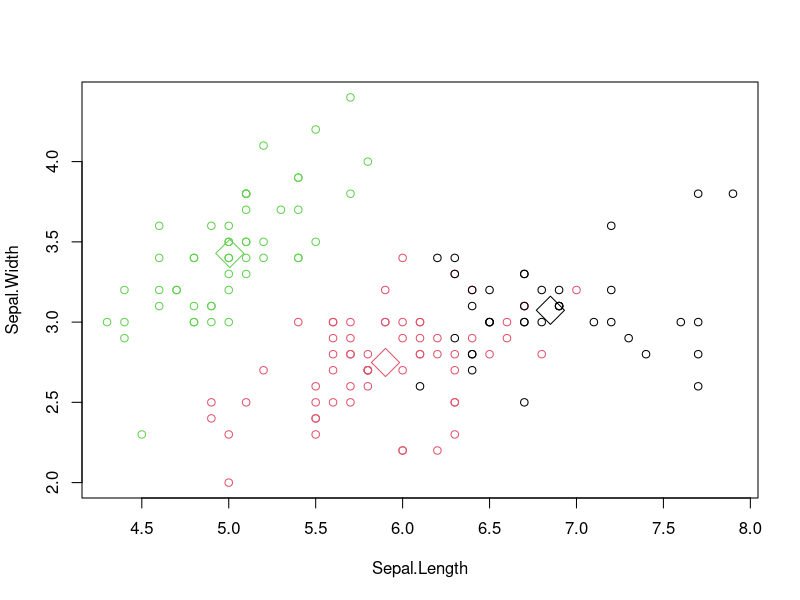

Write R code to recreate this figure. (Note: this script raises an error after producing the figure.)
## ---- chunk 1
library(cluster)
setwd(getwd())
## ---- chunk 2
rm(list = ls())

data(iris)

names(iris)

x <- iris[, 1:4]
y <- iris$Species

# Scale the data
scaled_x <- scale(x)

# The nstart paramater attemps to run
# multiple initial configurations and reports on the best one.  Here, it will
# run 25 configurations.
kc <- kmeans(x, centers =3, nstart = 25)

kc
## ---- chunk 3
table(y, kc$cluster)
plot(x[c("Sepal.Length", "Sepal.Width")], col = kc$cluster)
points(kc$centers[, c("Sepal.Length", "Sepal.Width")], col = 1:3, pch = 23, cex = 3)
## ---- chunk 4
#  "I", "i", "C", "c", "P", "p", "M", "m", is the tooth pattern, the 
#  number of top incisors, bottom incisors, top canines, bottom canines, 
#  top premolars, bottom premolars, top molars, and bottom molars.
# 上门牙、下门牙、上犬齿、下犬齿、上前臼齿、下前臼齿、上臼齿和下臼齿。
setwd(getwd())
df <- read.csv("file19.csv", encoding = 'UTF-8')

x <- df[,2:9]
## ---- chunk 5


# 删除name,
## ---- chunk 6

# 不需要，因为都是牙齿计数，计量单位是一样的，这种情况下标准化没有意义。
## ---- chunk 7

## ---- chunk 8
# How many clusters?  A couple of means to visuzalize it.
fviz_nbclust(iris[1:4], kmeans, method="wss") # Elbow method minimizes total
# within-cluster sum of squares (wss).  Also called a "Scree" plot.
## ---- chunk 9

fviz_cluster(kmeans(iris[1:4], centers=4, nstart=25), data=iris[1:4])
## ---- chunk 10

## ---- chunk 11

## ---- chunk 12

## ---- chunk 13



